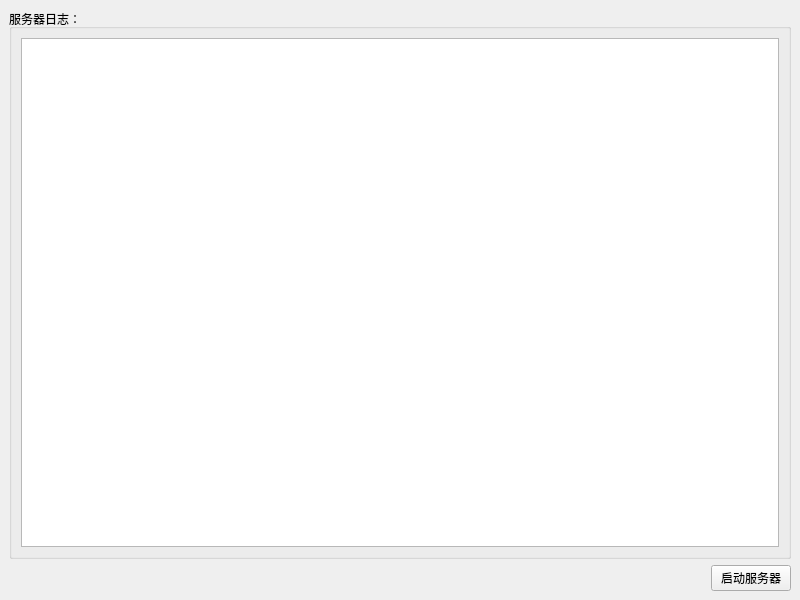
<?xml version="1.0" encoding="UTF-8"?>
<ui version="4.0">
 <class>MainWindow</class>
 <widget class="QMainWindow" name="MainWindow">
  <property name="geometry">
   <rect>
    <x>0</x>
    <y>0</y>
    <width>800</width>
    <height>600</height>
   </rect>
  </property>
  <property name="windowTitle">
   <string>服务器</string>
  </property>
  <widget class="QWidget" name="centralwidget">
   <layout class="QVBoxLayout" name="verticalLayout_2">
    <item>
     <widget class="QGroupBox" name="groupBox">
      <property name="title">
       <string>服务器日志：</string>
      </property>
      <layout class="QVBoxLayout" name="verticalLayout">
       <item>
        <widget class="QPlainTextEdit" name="logEditor"/>
       </item>
      </layout>
     </widget>
    </item>
    <item>
     <layout class="QHBoxLayout" name="horizontalLayout">
      <item>
       <spacer name="horizontalSpacer">
        <property name="orientation">
         <enum>Qt::Orientation::Horizontal</enum>
        </property>
        <property name="sizeHint" stdset="0">
         <size>
          <width>40</width>
          <height>20</height>
         </size>
        </property>
       </spacer>
      </item>
      <item>
       <widget class="QPushButton" name="startStopButton">
        <property name="text">
         <string>启动服务器</string>
        </property>
       </widget>
      </item>
     </layout>
    </item>
   </layout>
  </widget>
 </widget>
 <resources/>
 <connections/>
</ui>
